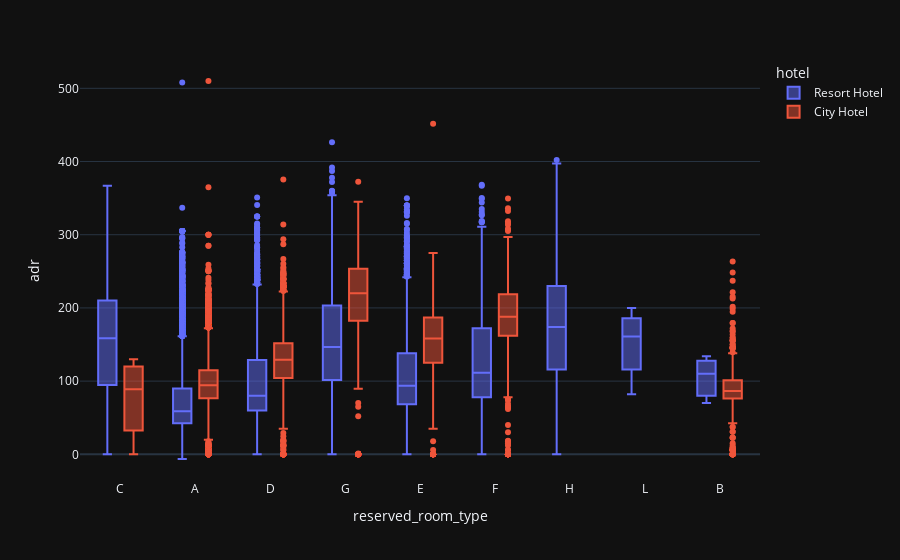

The notebook cell this image was saved under:
### Markdown cell above
##### <span style="color:blue">how much do guests pay for a room per night?</span>

Both hotels have different room types and different meal arrangements.Seasonal factors are also important, So the prices varies a lot.

### Code cell
data = df[df["is_canceled"] == 0]

px.box(data_frame=data, x="reserved_room_type", y="adr", color="hotel", template="plotly_dark")

### Figure 1 — Plotly figure (JSON) as saved in the notebook; plotly's stock layout.template omitted (floating-point values rounded to 4 significant figures; data arrays with more than 128 entries replaced by an {"elided": "..."} marker saying what was removed)
{"data": [{"alignmentgroup": "True", "hovertemplate": "hotel=Resort Hotel<br>reserved_room_type=%{x}<br>adr=%{y}<extra></extra>", "legendgroup": "Resort Hotel", "marker": {"color": "#636efa"}, "name": "Resort Hotel", "notched": false, "offsetgroup": "Resort Hotel", "orientation": "v", "showlegend": true, "type": "box", "x": {"elided": "28927 str values"}, "x0": " ", "xaxis": "x", "y": {"elided": "28927 float values"}, "y0": " ", "yaxis": "y"}, {"alignmentgroup": "True", "hovertemplate": "hotel=City Hotel<br>reserved_room_type=%{x}<br>adr=%{y}<extra></extra>", "legendgroup": "City Hotel", "marker": {"color": "#EF553B"}, "name": "City Hotel", "notched": false, "offsetgroup": "City Hotel", "orientation": "v", "showlegend": true, "type": "box", "x": {"elided": "46084 str values"}, "x0": " ", "xaxis": "x", "y": {"elided": "46084 float values"}, "y0": " ", "yaxis": "y"}], "layout": {"boxmode": "group", "legend": {"title": {"text": "hotel"}, "tracegroupgap": 0}, "margin": {"t": 60}, "xaxis": {"anchor": "y", "domain": [0, 1], "title": {"text": "reserved_room_type"}}, "yaxis": {"anchor": "x", "domain": [0, 1], "title": {"text": "adr"}}}}
